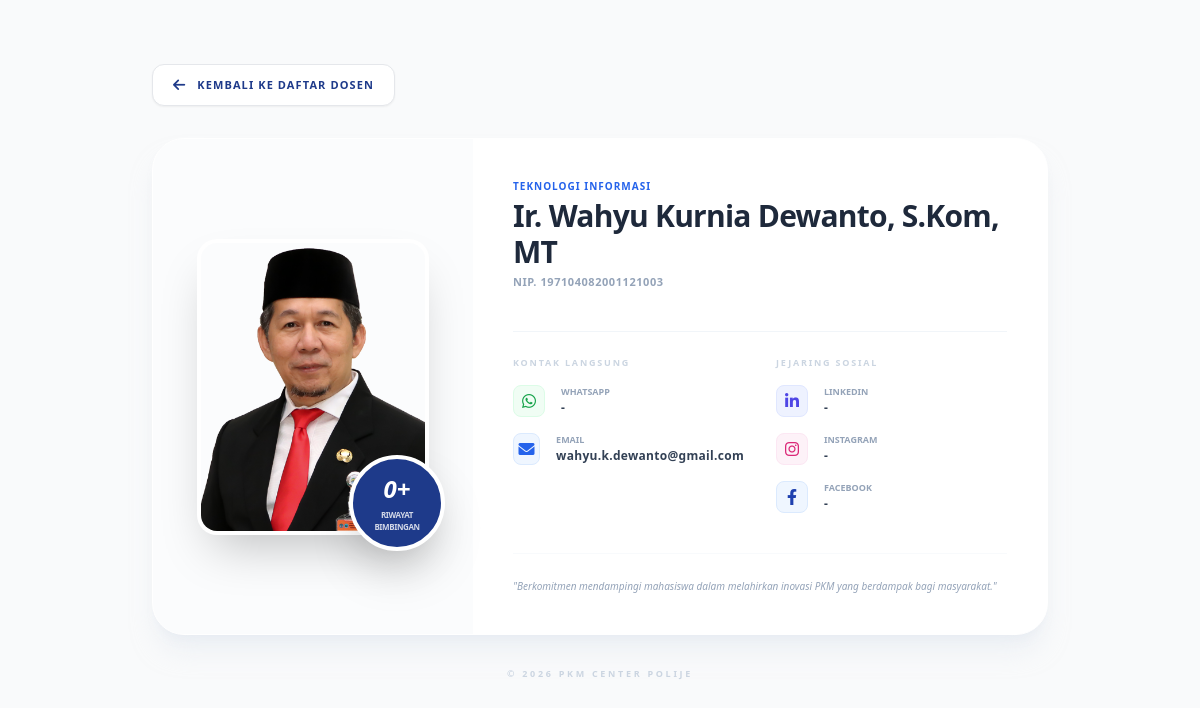
Screenshot of /detail_riwayat/detail_dosen.php?id=9 with the database file from the repository.
### tables this page shows
CREATE TABLE `data_dosen` (
  `id_dosen` int NOT NULL,
  `foto_dosen` varchar(255) DEFAULT 'default.jpg',
  `nama_lengkap` varchar(150) NOT NULL,
  `nip` varchar(50) NOT NULL,
  `jurusan` varchar(100) NOT NULL,
  `no_whatsapp` varchar(20) NOT NULL,
  `email` varchar(100) NOT NULL,
  `linkedin_name` varchar(100) DEFAULT NULL,
  `instagram_username` varchar(100) DEFAULT NULL,
  `facebook_name` varchar(100) DEFAULT NULL,
  `riwayat_bimbingan` int DEFAULT '0',
  `created_at` timestamp NULL DEFAULT CURRENT_TIMESTAMP,
  `updated_at` timestamp NULL DEFAULT CURRENT_TIMESTAMP ON UPDATE CURRENT_TIMESTAMP
);

### detail_riwayat/detail_dosen.php (the view, shortened to what this page needs)
<?php
require_once '../koneksi/koneksi.php';
$id = isset($_GET['id']) ? $_GET['id'] : null;
try {
    $stmt = $pdo->prepare("SELECT * FROM data_dosen WHERE id_dosen = :id");
    $stmt->execute([':id' => $id]);
    $dosen = $stmt->fetch(PDO::FETCH_ASSOC);
    $namaFoto = $dosen['foto_dosen'];
    $urlFoto = "../upload/" . $namaFoto;
} catch (PDOException $e) {
    die("Kesalahan database: " . $e->getMessage());
}
?>
<!DOCTYPE html>
<html lang="id">
<head>
    <script src="https://cdn.tailwindcss.com"></script>
    <link href="https://cdnjs.cloudflare.com/ajax/libs/font-awesome/6.0.0/css/all.min.css" rel="stylesheet">
</head>
<body class="font-sans antialiased bg-gray-50 text-slate-900">
    <section class="w-full min-h-screen py-10 md:py-16 px-4">
        <div class="max-w-4xl mx-auto">
            <div class="mb-8">
                <a href="../admin_panel/data_dosen.php" class="inline-flex items-center gap-3 px-5 py-2.5 bg-white text-blue-900 hover:bg-blue-900 hover:text-white transition-all duration-300 rounded-xl shadow-sm border border-gray-200 group">
                    <i class="fas fa-arrow-left text-sm group-hover:-translate-x-1 transition-transform"></i>
                    <span class="text-[11px] font-black uppercase tracking-widest">Kembali ke Daftar Dosen</span>
                </a>
            </div>
            <div class="bg-white rounded-[2rem] shadow-xl shadow-slate-200/50 border border-white overflow-hidden">
                <div class="flex flex-col md:flex-row">
                    <div class="w-full md:w-[320px] p-8 bg-slate-50/50 flex-shrink-0 flex items-center justify-center">
                        <div class="relative inline-block">
                            <div class="w-48 h-64 md:w-56 md:h-72 rounded-2xl overflow-hidden shadow-2xl ring-4 ring-white">
                                <img src="<?= $urlFoto ?>" class="w-full h-full object-cover">
                            </div>
                            <div class="absolute -bottom-5 -right-5 bg-blue-900 text-white w-20 h-20 md:w-24 md:h-24 rounded-full shadow-2xl border-4 border-white flex flex-col items-center justify-center transform hover:scale-110 transition-transform duration-300">
                                <span class="text-xl md:text-2xl font-black italic leading-none"><?= $dosen['riwayat_bimbingan'] ?>+</span>
                                <span class="text-[7px] md:text-[8px] font-bold uppercase tracking-tighter mt-1 opacity-80 text-center">Riwayat<br>Bimbingan</span>
                            </div>
                        </div>
                    </div>
                    <div class="flex-grow p-6 md:p-10 flex flex-col justify-center">
                        <div class="flex flex-col gap-1 mb-4 text-left">
                            <span class="text-[10px] font-black text-blue-600 uppercase tracking-widest"><?= htmlspecialchars($dosen['jurusan']) ?></span>
                            <h1 class="text-2xl md:text-3xl font-black text-slate-800 tracking-tight">
                                <?= htmlspecialchars($dosen['nama_lengkap']) ?>
                            </h1>
                            <p class="text-[11px] font-bold text-slate-400 tracking-wider">NIP. <?= htmlspecialchars($dosen['nip']) ?></p>
                        </div>
                        <div class="h-[1px] bg-slate-100 w-full my-6"></div>
                        <div class="grid grid-cols-1 md:grid-cols-2 gap-y-6 gap-x-8 text-left">
                            <div class="space-y-4">
                                <p class="text-[9px] font-black text-slate-300 uppercase tracking-[0.2em]">Kontak Langsung</p>
                                <div class="flex items-center gap-4 group">
                                    <div class="w-8 h-8 rounded-lg bg-green-50 flex items-center justify-center text-green-600 border border-green-100"><i class="fab fa-whatsapp"></i></div>
                                    <div class="flex flex-col">
                                        <span class="text-[9px] font-bold text-slate-400 uppercase leading-none mb-1">WhatsApp</span>
                                        <span class="text-xs font-black text-slate-700 tracking-wide"><?= htmlspecialchars($dosen['no_whatsapp']) ?></span>
                                    </div>
                                </div>
                                <div class="flex items-center gap-4 group">
                                    <div class="w-8 h-8 rounded-lg bg-blue-50 flex items-center justify-center text-blue-600 border border-blue-100"><i class="fas fa-envelope"></i></div>
                                    <div class="flex flex-col">
                                        <span class="text-[9px] font-bold text-slate-400 uppercase leading-none mb-1">Email</span>
                                        <span class="text-xs font-black text-slate-700 tracking-wide"><?= htmlspecialchars($dosen['email']) ?></span>
                                    </div>
                                </div>
                            </div>
                            <div class="space-y-4">
                                <p class="text-[9px] font-black text-slate-300 uppercase tracking-[0.2em]">Jejaring Sosial</p>
                                <div class="flex items-center gap-4 group">
                                    <div class="w-8 h-8 rounded-lg bg-indigo-50 flex items-center justify-center text-indigo-600 border border-indigo-100"><i class="fab fa-linkedin-in"></i></div>
                                    <div class="flex flex-col">
                                        <span class="text-[9px] font-bold text-slate-400 uppercase leading-none mb-1">LinkedIn</span>
                                        <span class="text-xs font-black text-slate-700 tracking-wide"><?= htmlspecialchars($dosen['linkedin_name'] ?: '-') ?></span>
                                    </div>
                                </div>
                                <div class="flex items-center gap-4 group">
                                    <div class="w-8 h-8 rounded-lg bg-pink-50 flex items-center justify-center text-pink-600 border border-pink-100"><i class="fab fa-instagram"></i></div>
                                    <div class="flex flex-col">
                                        <span class="text-[9px] font-bold text-slate-400 uppercase leading-none mb-1">Instagram</span>
                                        <span class="text-xs font-black text-slate-700 tracking-wide"><?= htmlspecialchars($dosen['instagram_username'] ?: '-') ?></span>
                                    </div>
                                </div>
                                <div class="flex items-center gap-4 group">
                                    <div class="w-8 h-8 rounded-lg bg-blue-50 flex items-center justify-center text-blue-800 border border-blue-100"><i class="fab fa-facebook-f"></i></div>
                                    <div class="flex flex-col">
                                        <span class="text-[9px] font-bold text-slate-400 uppercase leading-none mb-1">Facebook</span>
                                        <span class="text-xs font-black text-slate-700 tracking-wide"><?= htmlspecialchars($dosen['facebook_name'] ?: '-') ?></span>
                                    </div>
                                </div>
                            </div>
                        </div>
                        <div class="mt-10 pt-6 border-t border-slate-50">
                            <p class="text-[10px] text-slate-400 italic leading-relaxed text-center md:text-left">
                                "Berkomitmen mendampingi mahasiswa dalam melahirkan inovasi PKM yang berdampak bagi masyarakat."
                            </p>
                        </div>
                    </div>
                </div>
            </div>
            <div class="mt-8 text-center">
                <p class="text-[9px] font-bold text-slate-300 uppercase tracking-[0.3em]">&copy; 2026 PKM CENTER POLIJE</p>
            </div>
        </div>
    </section>
</body>
</html>

### rows the page displays
data_dosen: foto_dosen (picture), riwayat_bimbingan "0", jurusan "TEKNOLOGI INFORMASI", nama_lengkap "Ir. Wahyu Kurnia Dewanto, S.Kom, MT", nip "197104082001121003", no_whatsapp "-", email "wahyu.k.dewanto@gmail.com", linkedin_name "-", instagram_username "-", facebook_name "-"
